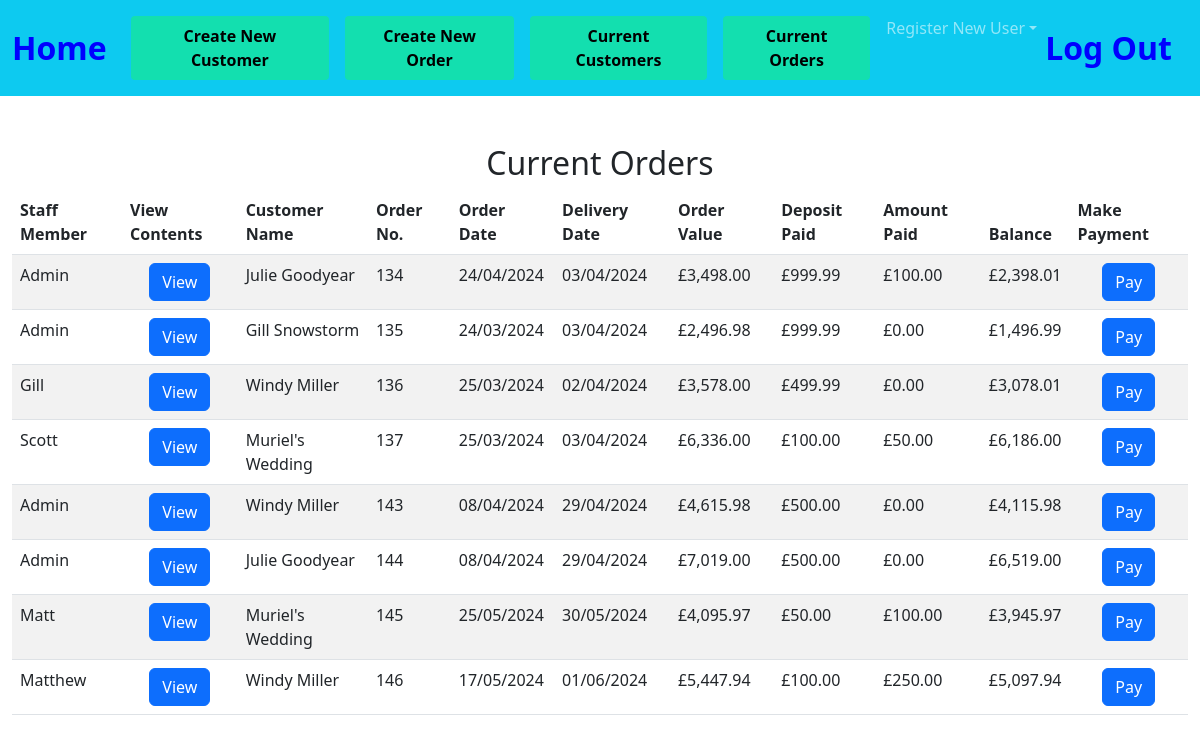
The page /open_orders on the database its author committed.
### tables this page shows
CREATE TABLE orders(order_id INTEGER PRIMARY KEY AUTOINCREMENT NOT NULL,  cust_id INTEGER, order_no INTEGER, item_id INTEGER, staff_member TEXT, order_date DATETIME, completion TEXT, delivery_date DATETIME, colour_finish TEXT, extra_details TEXT, selling_price DECIMAL, del_col_take TEXT , quantity INTEGER, balance DECIMAL, deposit DECIMAL, amount_paid DECIMAL);

### app.py (the view)
@app.route("/open_orders", methods=["GET", "POST"])
def open_orders():
    if request.method == "POST":
        order_no = request.form.get("order_no")
        current = db.execute("SELECT * FROM orders WHERE order_id = (?);", order_no)
        for row in current:
            customer_id = row["cust_id"]
            staff_member = row["staff_member"]
            order_date = row["order_date"]
            item_id = row["item_id"]
        db.execute("INSERT INTO current_order(cust_id, staff_member, order_date, item_id, order_number) VALUES (?, ?, ?, ?, ?);", customer_id,  staff_member, order_date, item_id, order_no)
        return render_template("stock_list.html", order_no = order_no)
    else:
        order_no = request.form.get("order_no")
        user = request.form.get("user")
        totals=db.execute("select order_number, SUM(amount_paid) AS tot_paid FROM payments group by order_number;")
        for row in totals:
            order_numb = (row["order_number"])
            total = (row["tot_paid"])
            balance = (row["tot_paid"])
            db.execute("UPDATE current_order SET amount_paid = (?) WHERE order_number = (?);", total, order_numb)
        ord_detail = db.execute("select current_order.order_number, current_order.amount_paid, orders.staff_member, orders.cust_id, first_name, last_name, order_id,orders.order_date, orders.deposit, completion, orders.delivery_date, balance, total_cost from orders JOIN customers on orders.cust_id = customers.id JOIN current_order ON current_order.order_number = orders.order_id GROUP BY order_id;")
        for row in ord_detail:
            order_id = (row["order_id"])
            amount_paid = (row["amount_paid"])
            total_cost = (row["total_cost"])
            deposit = (row["deposit"])
            balance = total_cost - deposit- amount_paid
            db.execute("UPDATE orders SET balance = (?) WHERE order_id = (?);", balance, order_id)
        finals = db.execute("select current_order.order_number, current_order.amount_paid, orders.staff_member, orders.cust_id, balance, first_name, last_name, order_id,orders.order_date, orders.deposit, completion, orders.delivery_date, balance, total_cost from orders JOIN customers on orders.cust_id = customers.id JOIN current_order ON current_order.order_number = orders.order_id GROUP BY order_id;")
        return render_template("open_orders.html", ord_detail = finals, user = user)

### app.py (called while the page is built)
@app.after_request
def after_request(response):
    response.headers["Cache-Control"] = "no-cache, no-store, must-revalidate"
    response.headers["Expires"] = 0
    response.headers["Pragma"] = "no-cache"
    return response

### extras.py (called while the page is built)
def GBP(value):
    return f"£{value:,.2f}"

### templates/open_orders.html (shortened to what this page needs)
{% extends "layout.html" %}
{% block main %}
<div class="section">
    <h2>Current Orders</h2>
    <table class="table table-striped">
        <thead>
            <tr>
                <th class="text-start">Staff Member</th>
                <th class="text-start">View Contents</th>
                <th class="text-start">Customer Name</th>
                <th class="text-start">Order No.</th>
                <th class="text-start">Order Date</th>
                <th class="text-start">Delivery Date</th>
                <th class="text-start">Order Value</th>
                <th class="text-start">Deposit Paid</th>
                <th class="text-start"> Amount Paid</th>
                <th class="text-start">Balance</th>
                <th class="text-start"> Make Payment</th>
            </tr>
    </thead>
        <tbody>
            {% for row in ord_detail %}
            <tr>
                <td class="text-start">{{ row["staff_member"] }}</td>
                <form action="/show_content" method="POST">
                    <td><input type="hidden" name="order_no" VALUE="{{ row['order_id'] }}"><button class="btn btn-primary" type="submit">View</button></td>
                </form>
                <td class="text-start">{{ row["first_name"] }} {{ row["last_name"] }}</td>
                <td class="text-start">{{ row["order_id"] }}</td>
                <td class="text-start">{{ row["order_date"] }}</td>
                <td class="text-start">{{ row["delivery_date"] }}</td>
                <td class="text-start">{{ row["total_cost"] |GBP }}</td>
                <td class="text-start">{{ row["deposit"] |GBP }}</td>
                <td class="text-start">{{ row["amount_paid"] |GBP }}</td>
                <td class="text-start">{{ (row["total_cost"] - row["deposit"] - row["amount_paid"]) |GBP}}</td>
                <form action="/pay" method="POST">
                    <td><input type="hidden" name="order_no" VALUE="{{ row['order_id'] }}"><button class="btn btn-primary" type="submit">Pay</button></td>
                </form>
                </tr>
            {% endfor %}
        </tbody>
    </table>
</div>
{% endblock %}

### rows shown on the page
orders: staff_member "Admin", first_name "Julie", last_name "Goodyear", order_id "134", order_date "24/04/2024", delivery_date "03/04/2024", total_cost|GBP "£3,498.00", deposit|GBP "£999.99", amount_paid|GBP "£100.00", deposit "£2,398.01"
orders: staff_member "Admin", first_name "Gill", last_name "Snowstorm", order_id "135", order_date "24/03/2024", delivery_date "03/04/2024", total_cost|GBP "£2,496.98", deposit|GBP "£999.99", amount_paid|GBP "£0.00", deposit "£1,496.99"
orders: staff_member "Gill", first_name "Windy", last_name "Miller", order_id "136", order_date "25/03/2024", delivery_date "02/04/2024", total_cost|GBP "£3,578.00", deposit|GBP "£499.99", amount_paid|GBP "£0.00", deposit "£3,078.01"
orders: staff_member "Scott", first_name "Muriel's", last_name "Wedding", order_id "137", order_date "25/03/2024", delivery_date "03/04/2024", total_cost|GBP "£6,336.00", deposit|GBP "£100.00", amount_paid|GBP "£50.00", deposit "£6,186.00"
orders: staff_member "Admin", first_name "Windy", last_name "Miller", order_id "143", order_date "08/04/2024", delivery_date "29/04/2024", total_cost|GBP "£4,615.98", deposit|GBP "£500.00", amount_paid|GBP "£0.00", deposit "£4,115.98"
orders: staff_member "Admin", first_name "Julie", last_name "Goodyear", order_id "144", order_date "08/04/2024", delivery_date "29/04/2024", total_cost|GBP "£7,019.00", deposit|GBP "£500.00", amount_paid|GBP "£0.00", deposit "£6,519.00"
orders: staff_member "Matt", first_name "Muriel's", last_name "Wedding", order_id "145", order_date "25/05/2024", delivery_date "30/05/2024", total_cost|GBP "£4,095.97", deposit|GBP "£50.00", amount_paid|GBP "£100.00", deposit "£3,945.97"
orders: staff_member "Matthew", first_name "Windy", last_name "Miller", order_id "146", order_date "17/05/2024", delivery_date "01/06/2024", total_cost|GBP "£5,447.94", deposit|GBP "£100.00", amount_paid|GBP "£250.00", deposit "£5,097.94"
